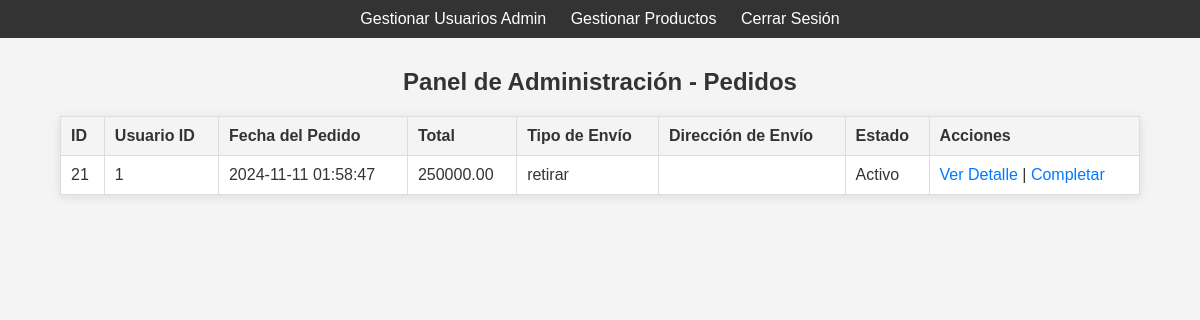
The page /indexAdmin.php (signed in) on the database its author committed.
### tables this page shows
CREATE TABLE `pedidos` (
  `id` int(11) NOT NULL,
  `usuario_id` int(11) NOT NULL,
  `fecha_pedido` timestamp NOT NULL DEFAULT current_timestamp(),
  `total` decimal(10,2) NOT NULL,
  `tipo_envio` varchar(255) DEFAULT NULL,
  `direccion_envio` text DEFAULT NULL,
  `activo` tinyint(1) DEFAULT 1
);

### indexAdmin.php (the view, shortened to what this page needs)
<?php
    include 'php/conexion_be.php';
    $query = "SELECT id, usuario_id, fecha_pedido, total, tipo_envio, direccion_envio, activo FROM pedidos";
    $result = mysqli_query($conexion, $query);
?>
<!DOCTYPE html>
<html lang="es">
<head>
    <link rel="stylesheet" href="styles/indexAdmin.css">
</head>
<body>
    <nav>
        <ul>
            <li><a href="gestionar_admin.php">Gestionar Usuarios Admin</a></li>
            <li><a href="gestionar_productos.php">Gestionar Productos</a></li>
            <li><a href="php/logout.php">Cerrar Sesión</a></li>
        </ul>
    </nav>
    <h2>Panel de Administración - Pedidos</h2>
    <?php if (mysqli_num_rows($result) > 0): ?>
        <table border="1">
            <thead>
                <tr>
                    <th>ID</th>
                    <th>Usuario ID</th>
                    <th>Fecha del Pedido</th>
                    <th>Total</th>
                    <th>Tipo de Envío</th>
                    <th>Dirección de Envío</th>
                    <th>Estado</th>
                    <th>Acciones</th>
                </tr>
            </thead>
            <tbody>
                <?php while ($pedido = mysqli_fetch_assoc($result)): ?>
                    <tr>
                        <td><?php echo $pedido['id']; ?></td>
                        <td><?php echo $pedido['usuario_id']; ?></td>
                        <td><?php echo $pedido['fecha_pedido']; ?></td>
                        <td><?php echo $pedido['total']; ?></td>
                        <td><?php echo $pedido['tipo_envio']; ?></td>
                        <td><?php echo $pedido['direccion_envio']; ?></td>
                        <td><?php echo $pedido['activo'] ? "Activo" : "Completado"; ?></td>
                        <td>
                            <a href="ver_detalle.php?id=<?php echo $pedido['id']; ?>">Ver Detalle</a>
                            <?php if ($pedido['activo']): ?>
                                | <a href="indexAdmin.php?completar_id=<?php echo $pedido['id']; ?>" onclick="return confirm('¿Estás seguro de marcar este pedido como completado?')">Completar</a>
                            <?php else: ?>
                                | Completado
                            <?php endif; ?>
                        </td>
                    </tr>
                <?php endwhile; ?>
            </tbody>
        </table>
    <?php else: ?>
        <p>No hay pedidos registrados en la base de datos.</p>
    <?php endif; ?>
</body>
</html>

### styles/indexAdmin.css (style rules this page uses)
body { font-family: Arial, sans-serif; background-color: #f4f4f4; margin: 0; padding: 0; color: #333; }
nav { background-color: #333; color: white; padding: 10px; text-align: center; }
nav ul { list-style: none; margin: 0; padding: 0; }
nav ul li { display: inline; margin: 0 10px; }
nav ul li a { color: white; text-decoration: none; font-size: 16px; }
h2 { text-align: center; color: #333; margin-top: 30px; }
table { width: 90%; margin: 20px auto; border-collapse: collapse; background-color: white; box-shadow: 0 2px 10px rgba(0, 0, 0, 0.1); }
table th, table td { padding: 10px; text-align: left; border: 1px solid #ddd; }
table th { background-color: #f4f4f4; color: #333; }
a { color: #007BFF; text-decoration: none; }

### rows shown on the page
pedidos: id "21", usuario "1", fecha_pedido "2024-11-11 01:58:47", total "250000.00", tipo_envio "retirar", activo "Activo"
